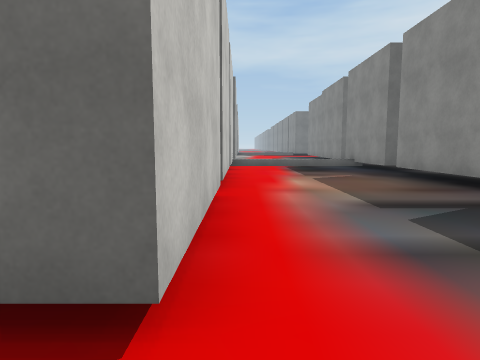
view 1 (above)

24 first-person views from a walk through a Unity game level. The camera is 1.4 m above the floor, tilts 6° down and sees 75° across. The floor is counted in squares, 2 m on a side. Each view is taken from the middle of a square. On the plan, view 1 faces up. The plan holds only what a view shows up to about 10 squares ahead; the rest is blank. The place goes on beyond the plan. Some surface patterns are stand-ins.

view 2
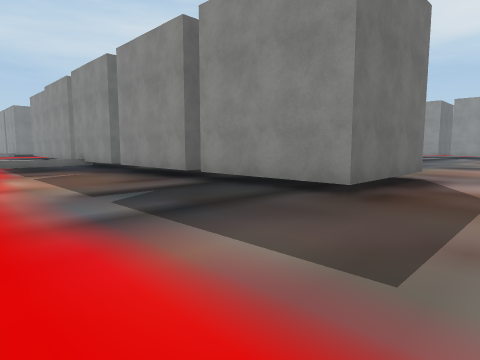

view 3
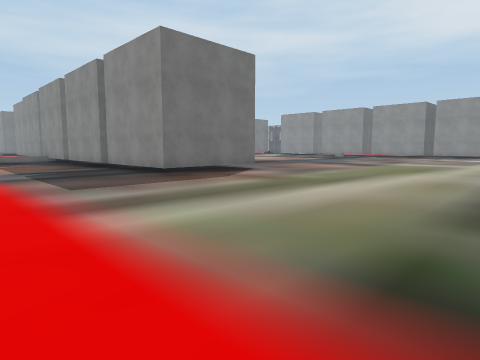

view 4
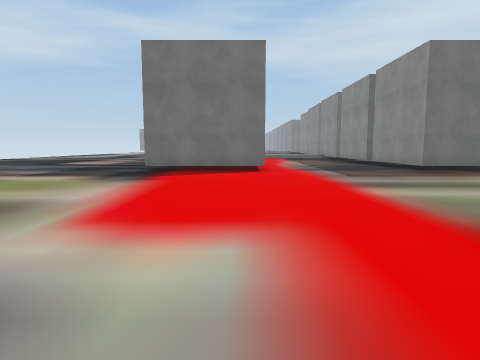

view 5
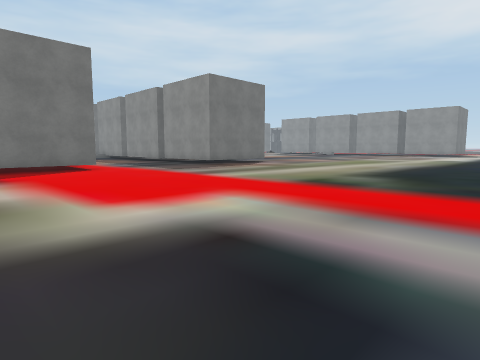

view 6
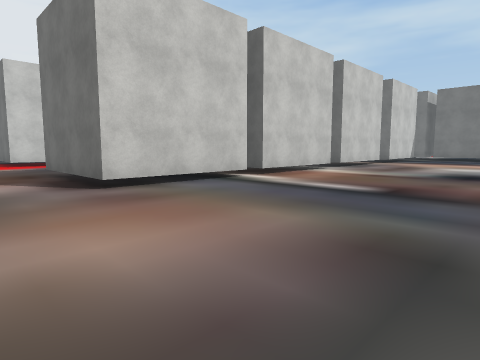

view 7
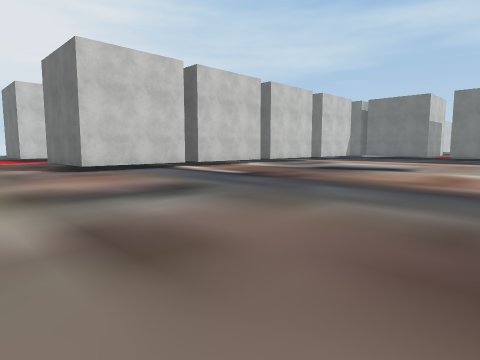

view 8
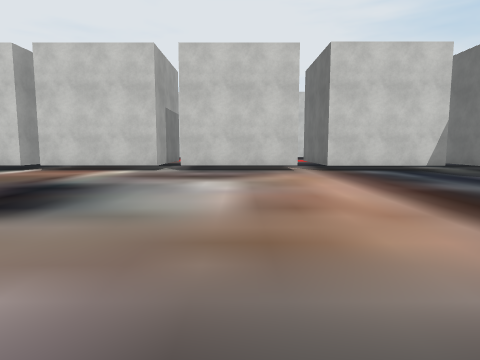

view 9
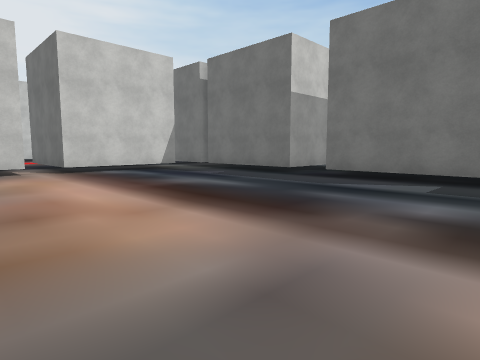

view 10
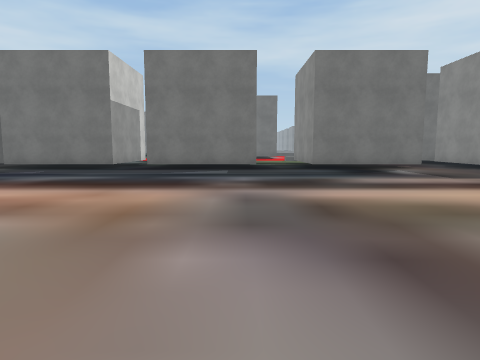

view 11
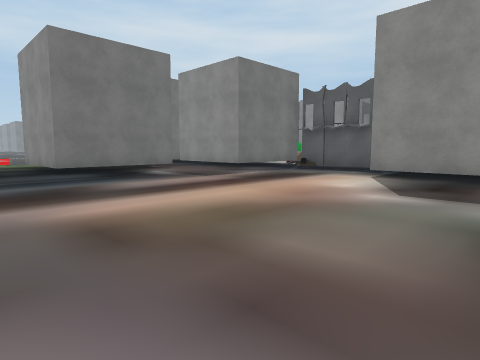

view 12
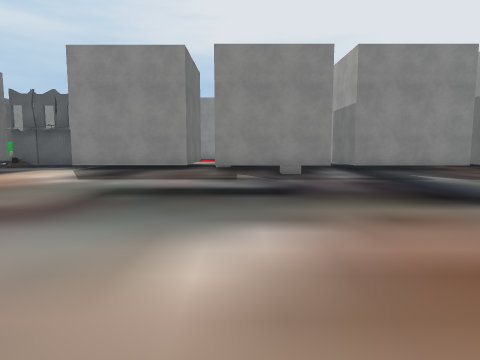

view 13
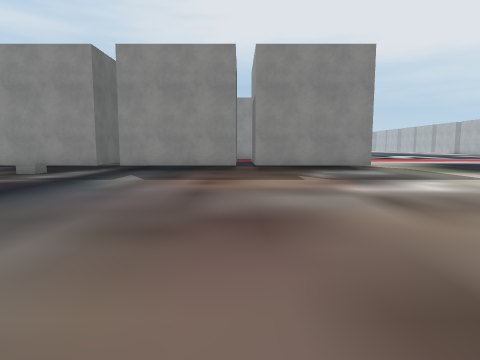

view 14
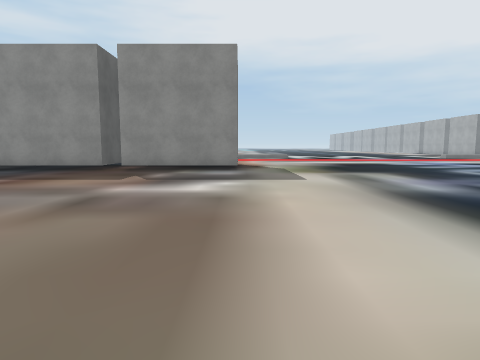

view 15
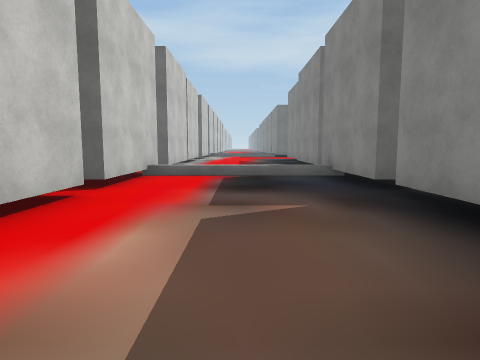

view 16
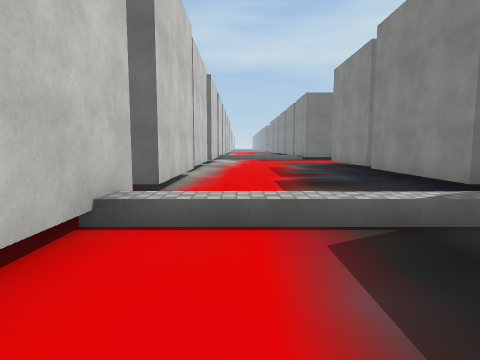

view 17
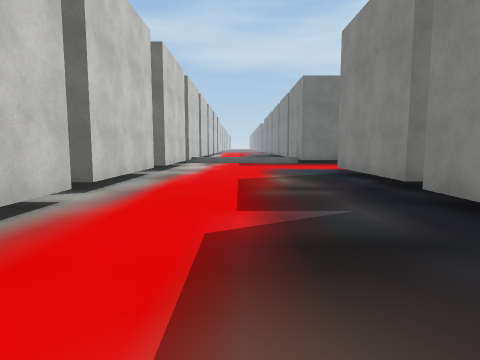

view 18
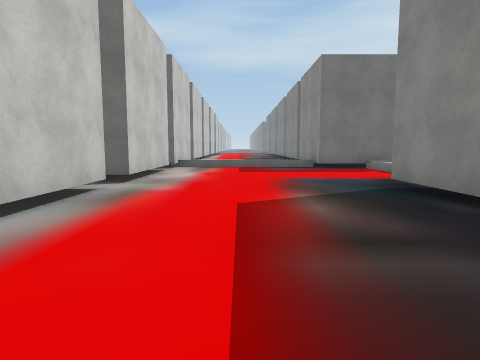

view 19
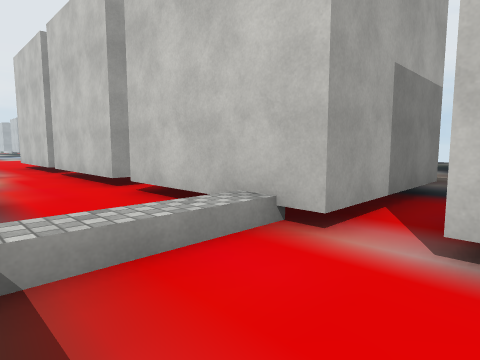

view 20
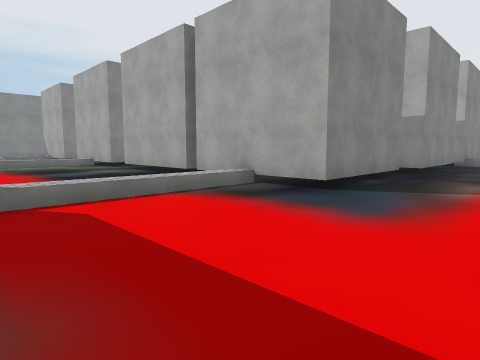

view 21
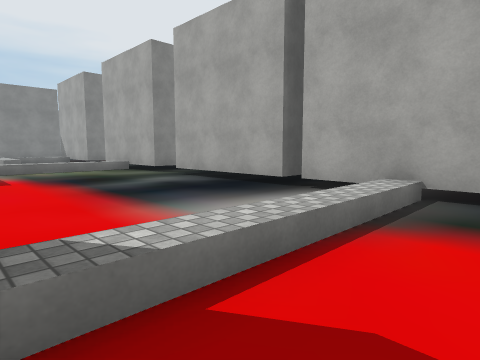

view 22
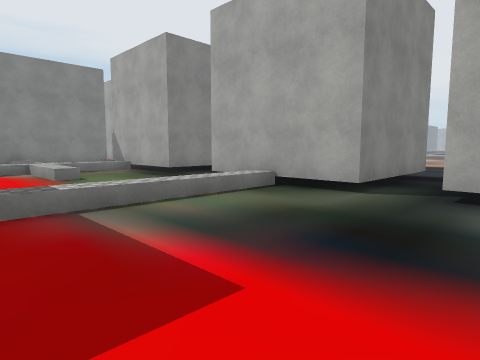

view 23
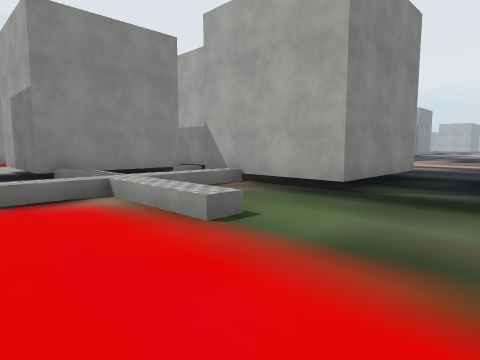

view 24
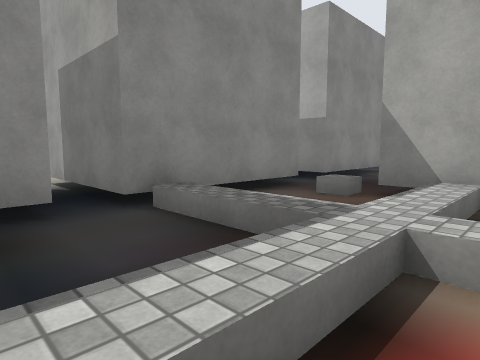

### Floor plan
Points are (right, up) in squares from view 1. A wall is a line through its corners. A room is listed if a view was taken in it or the views show most of it. See-through windows are left out.
Room 1 (views 1, 2, 3, 4, 5, 6, 7, 8, 9, 10, 11, 12, 13, 14, 15, 16, 17, 18, 19, 20, 21, 22, 23, 24)
walls: (6.9, 8.6) (7.7, 8.6) (7.7, 5.1) (7.1, 5.1); (6.9, 4.5) (7.7, 4.5) (7.7, 1) (4.3, 1) (4.3, 4.5); (4.8, 5.1) (4.3, 5.1) (4.3, 8.6); (4.8, 9.2) (4.3, 9.2) (4.3, 12.8); (7.7, 12.8) (7.7, 9.2); (7.7, 17.1) (7.7, 13.6) (4.3, 13.6) (4.3, 17) (5, 17); (12, 17.9) (8.5, 17.9); (8, 17.9) (6.9, 17.9); (-0.3, 8.6) (-0.3, 5); (-0.3, 4.6) (-0.3, 1) (-3.8, 1); (16.6, 17.9) (13, 17.9); (4.6, 17.9) (4.6, 21.4) (8.1, 21.4); (-0.3, 12.7) (-0.3, 9.2); (24, 8.6) (23.4, 8.6) (23.4, 12.1); (24.1, 4.3) (23.4, 4.3) (23.4, 7.8); (23.4, 0.1) (23.4, 3.6) (24.1, 3.6); (13, 21.4) (16.5, 21.4); (8.5, 21.4) (12, 21.4); (-0.3, 17.1) (-0.3, 13.6); (21.9, 17.9) (18.3, 17.9) (18.3, 21.4) (21.9, 21.4); (23.4, 17) (23.4, 20); (23.4, -4) (23.4, -0.5); (-0.3, 21.4) (-0.3, 17.8); (23.4, 20.9) (23.4, 24.4) (24.5, 24.4); (-0.3, 25.6) (-0.3, 22.2); (23.4, 25.1) (23.4, 25.6)
ways out: opening at (-2.5, 9); opening at (-1, 13); opening at (-1, 22)

Positions as (right, up) in squares from view 1, and headings:
1: (0, 0), facing up
2: (0, -1), facing up-right
3: (0, -6), facing up-right
4: (-1, -8), facing up
5: (-4, -9), facing up-right
6: (13, -1), facing up-left
7: (17, -2), facing up-left
8: (17, 11), facing left
9: (17, 11), facing up-left
10: (16, 8), facing up
11: (16, 9), facing up-right
12: (14, 7), facing right
13: (14, 0), facing right
14: (14, -4), facing right
15: (2, 4), facing up
16: (1, 9), facing up
17: (2, 13), facing up
18: (2, 16), facing up
19: (2, 14), facing down-left
20: (2, 26), facing down-right
21: (5, 26), facing down-right
22: (11, 26), facing down-right
23: (16, 26), facing down-right
24: (20, 26), facing down-right
